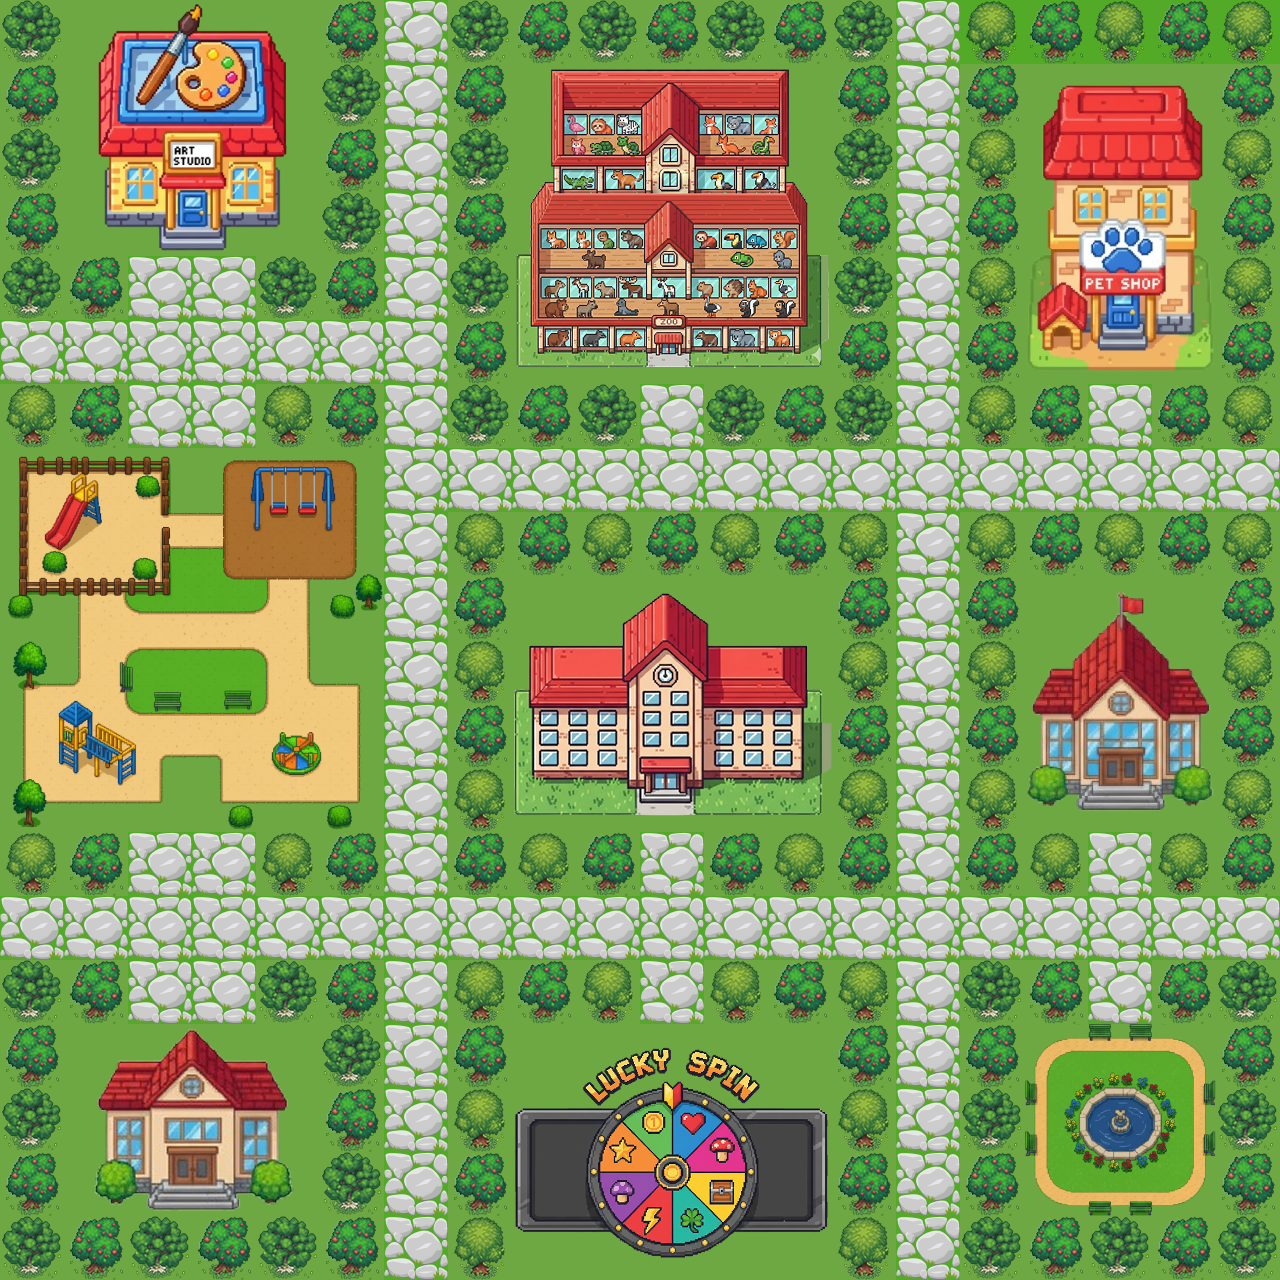

A 2D game scene composited from a Tiled map and its tileset images. What follows is a short description and the map's XML, with each tile layer's data collapsed to a summary:
An orthogonal 20x20 tile map with 64x64 px tiles, 4 tile layers (Ground, Road, Trees, Buildings), 18 tilesets and 34 objects (14x tree_collision, 2x Playground, player_spawn, home_collision, luckyspin_collision, ...).

<map version="1.10" tiledversion="1.11.2" orientation="orthogonal" renderorder="right-down" width="20" height="20" tilewidth="64" tileheight="64" infinite="0" nextlayerid="7" nextobjectid="39">
 <tileset firstgid="1" name="Road" tilewidth="64" tileheight="64" tilecount="1" columns="1">
  <image source="../tilesets/Road.png" width="64" height="64" />
 </tileset>
 <tileset firstgid="2" name="Garden" tilewidth="64" tileheight="64" tilecount="9" columns="3">
  <image source="../tilesets/Garden.png" width="192" height="192" />
 </tileset>
 <tileset firstgid="11" name="Lucky Spin" tilewidth="64" tileheight="64" tilecount="20" columns="5">
  <image source="../tilesets/Lucky Spin.png" width="320" height="256" />
 </tileset>
 <tileset firstgid="31" name="Pet Shop" tilewidth="64" tileheight="64" tilecount="15" columns="3">
  <image source="../tilesets/Pet Shop.png" width="192" height="320" />
 </tileset>
 <tileset firstgid="46" name="Zoo 1" tilewidth="64" tileheight="64" tilecount="25" columns="5">
  <image source="../tilesets/Zoo 1.png" width="320" height="320" />
 </tileset>
 <tileset firstgid="71" name="Playground" tilewidth="64" tileheight="64" tilecount="36" columns="6">
  <image source="../tilesets/Playground.png" width="384" height="384" />
 </tileset>
 <tileset firstgid="107" name="Art Studio" tilewidth="64" tileheight="64" tilecount="16" columns="4">
  <image source="../tilesets/Art Studio.png" width="256" height="256" />
 </tileset>
 <tileset firstgid="123" name="Temple" tilewidth="64" tileheight="64" tilecount="12" columns="3">
  <image source="../tilesets/Temple.png" width="192" height="256" />
 </tileset>
 <tileset firstgid="135" name="Home" tilewidth="64" tileheight="64" tilecount="12" columns="4">
  <image source="../tilesets/Home.png" width="256" height="192" />
 </tileset>
 <tileset firstgid="147" name="School (1)" tilewidth="64" tileheight="64" tilecount="20" columns="5">
  <image source="../tilesets/School (1).png" width="320" height="256" />
 </tileset>
 <tileset firstgid="167" name="Grass Green" tilewidth="64" tileheight="64" tilecount="1" columns="1">
  <image source="../tilesets/Grass Green.png" width="64" height="64" />
 </tileset>
 <tileset firstgid="168" name="Tree 4" tilewidth="64" tileheight="64" tilecount="1" columns="1">
  <image source="../tilesets/Tree 4.png" width="64" height="64" />
 </tileset>
 <tileset firstgid="169" name="Tree 5" tilewidth="64" tileheight="64" tilecount="1" columns="1">
  <image source="../tilesets/Tree 5.png" width="64" height="64" />
 </tileset>
 <tileset firstgid="170" name="Tree 6" tilewidth="64" tileheight="64" tilecount="1" columns="1">
  <image source="../tilesets/Tree 6.png" width="64" height="64" />
 </tileset>
 <tileset firstgid="171" name="grass1" tilewidth="64" tileheight="64" tilecount="16" columns="4">
  <image source="../tilesets/grass1.png" width="256" height="256" />
 </tileset>
 <tileset firstgid="187" name="Tree 10" tilewidth="64" tileheight="64" tilecount="1" columns="1">
  <image source="../tilesets/Tree 10.png" width="64" height="64" />
 </tileset>
 <tileset firstgid="188" name="Tree 11" tilewidth="64" tileheight="64" tilecount="1" columns="1">
  <image source="../tilesets/Tree 11.png" width="64" height="64" />
 </tileset>
 <tileset firstgid="189" name="Tree 12" tilewidth="64" tileheight="64" tilecount="1" columns="1">
  <image source="../tilesets/Tree 12.png" width="64" height="64" />
 </tileset>
 <layer id="1" name="Ground" width="20" height="20">
  <data>[400 cells, 400 non-empty, 1 distinct tile ids]</data>
 </layer>
 <layer id="2" name="Road" width="20" height="20">
  <data>[400 cells, 90 non-empty, 1 distinct tile ids]</data>
 </layer>
 <layer id="4" name="Trees" width="20" height="20">
  <data>[400 cells, 145 non-empty, 5 distinct tile ids]</data>
 </layer>
 <layer id="3" name="Buildings" width="20" height="20">
  <data>[400 cells, 165 non-empty, 165 distinct tile ids]</data>
 </layer>
 <objectgroup id="5" name="spawn">
  <object id="1" name="player_spawn" x="161.667" y="990.667">
   <properties>
    <property name="type" value="player" />
   </properties>
   <point />
  </object>
 </objectgroup>
 <objectgroup id="6" name="collision">
  <object id="3" name="home_collision" x="64" y="1024" width="255.333" height="192">
   <properties>
    <property name="type" value="buildings" />
   </properties>
  </object>
  <object id="4" name="luckyspin_collision" x="512.5" y="1023.5" width="319.5" height="257">
   <properties>
    <property name="type" value="buildings" />
   </properties>
  </object>
  <object id="5" name="garden_collision" x="1024" y="1023.5" width="192" height="193">
   <properties>
    <property name="type" value="buildings" />
   </properties>
  </object>
  <object id="6" name="library_collision" x="1024" y="575.5" width="192.5" height="256.5">
   <properties>
    <property name="type" value="buildings" />
   </properties>
  </object>
  <object id="7" name="petshop_collision" x="1024" y="63.5" width="192" height="320">
   <properties>
    <property name="type" value="buildings" />
   </properties>
  </object>
  <object id="8" name="zoo_collision" x="512" y="64" width="319" height="319.5">
   <properties>
    <property name="type" value="buildings" />
   </properties>
  </object>
  <object id="9" name="artstudio_collision" x="64" y="1" width="255" height="254.5">
   <properties>
    <property name="type" value="buildings" />
   </properties>
  </object>
  <object id="10" name="playground_collision" x="0.5" y="448.5" width="384" height="383">
   <properties>
    <property name="type" value="buildings" />
   </properties>
  </object>
  <object id="11" name="school_collision" x="512" y="576" width="320" height="256" />
  <object id="14" name="tree_collision" x="127.5" y="1023">
   <properties>
    <property name="type" value="tree" />
   </properties>
   <polygon points="0,0 -0.5,-64.5 -128,-63 -128,254 255,253.5 255,-64 127,-64 129,-1 192,0 192.5,193.5 -63.5,194.5 -63.5,0" />
  </object>
  <object id="15" name="tree_collision" x="639.5" y="1022.5">
   <properties>
    <property name="type" value="tree" />
   </properties>
   <polygon points="0,0 -0.5,-64.5 -193,-64 -192.5,255.5 -128.5,257 -127,-0.5" />
  </object>
  <object id="16" name="tree_collision" x="703.5" y="1023">
   <properties>
    <property name="type" value="tree" />
   </properties>
   <polygon points="0,0 0.5,-63.5 191.5,-65.5 191,256 128.5,255.5 128.5,1" />
  </object>
  <object id="17" name="tree_collision" x="1088" y="1023">
   <properties>
    <property name="type" value="tree" />
   </properties>
   <polygon points="0,0 0,-65 -128.5,-65.5 -129.5,255 191.5,255 191.5,-65 64,-65 65,-0.5 128.5,0.5 128.5,193 -65,194 -64,0" />
  </object>
  <object id="19" name="tree_collision" x="1152.5" y="896.5">
   <properties>
    <property name="type" value="tree" />
   </properties>
   <polygon points="0,0 127,-0.5 126,-385.5 -193.5,-386 -193.5,-2 -67.5,0 -65.5,-63.5 -129,-64 -129,-322.5 63,-321.5 64,-66.5 -1.5,-63.5" />
  </object>
  <object id="20" name="tree_collision" x="1152" y="448">
   <properties>
    <property name="type" value="tree" />
   </properties>
   <polygon points="0,0 126.5,1 126.5,-448 -192,-448.5 -193.5,-1.5 -64,0.5 -63.5,-64.5 -129,-65 -127.5,-385 64,-384 63.5,-65 -1.5,-63.5" />
  </object>
  </objectgroup>
</map>
<!-- 18 of 34 objects omitted -->
